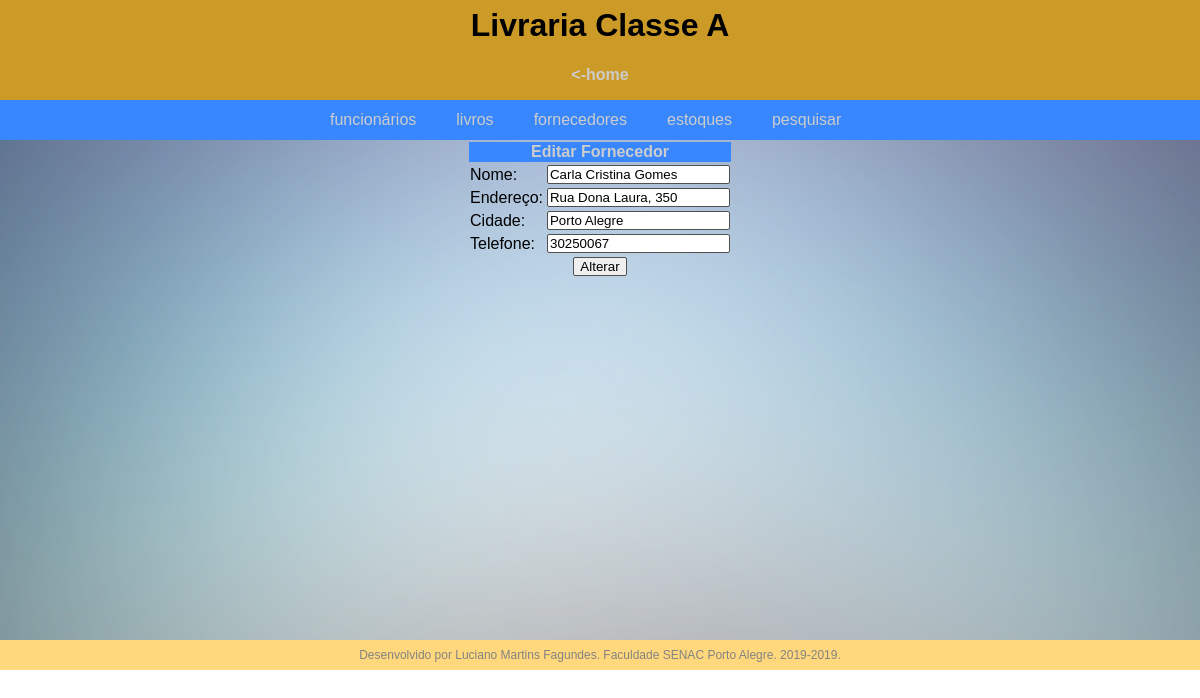
The page /editarFornecedor.php?idfornecedores=2 on the database its author committed.
### tables this page shows
CREATE TABLE `fornecedores` (
  `idfornecedores` int(11) NOT NULL,
  `nome` varchar(100) NOT NULL,
  `endereco` varchar(100) NOT NULL,
  `cidade` varchar(100) NOT NULL,
  `telefone` varchar(100) NOT NULL
);

### editarFornecedor.php (the view, shortened to what this page needs)
<?php
require 'conecta.inc.php';
$idfornecedores=0;
if(isset($_GET['idfornecedores']) && empty($_GET['idfornecedores'] == false)){
    $idfornecedores = addslashes($_GET['idfornecedores']);
}
$sql = "SELECT * FROM fornecedores WHERE idfornecedores = '$idfornecedores'";
$sql = $pdo->query($sql);
if($sql->rowCount() > 0){
        $dado = $sql->fetch();
}else{
    header("Location: fornecedores.php");
}
?>
<!DOCTYPE html>
<html lang="pt-BR">
<head>
    <link rel="stylesheet" href="style.css">
</head>
<body>
    <div class="topo">
        <div class="topoint">
            <h1> Livraria Classe A </h1>
            <a href="index.php"><h4><-home</h4></a>
        </div>
    </div>
    <div class="menu">
        <div class="menuint">
            <ul>
                <a href="funcionarios.php">
                    <li> funcionários </li>
                </a>
                <a href="livros.php">
                    <li>livros</li>
                </a>
                <a href="fornecedores.php">
                    <li>fornecedores</li>
                </a>
                <a href="estoques.php">
                    <li>estoques</li>
                </a>
                <a href="pesquisar.php">
                    <li>pesquisar</li>
                </a>
            </ul>
        </div>
    </div>
    <div class="conteudo">
<form method="post">
    <table>
        <th colspan="4" align="center">Editar Fornecedor</th>
        <tr>
            <td>
                Nome:
            </td>
            <td>
                <input type="text" name="nome" id="nome" value="<?php echo $dado['nome']; ?>" required>
            </td>
        </tr>
        <tr>
            <td>
                Endereço:
            </td>
            <td>
                <input type="text" name="endereco" id="endereco" value="<?php echo $dado['endereco']; ?>" required>
            </td>
        </tr>
        <tr>
            <td>
                Cidade:
            </td>
            <td>
                <input type="text" name="cidade" id="cidade" value="<?php echo $dado['cidade']; ?>" required>
            </td>
        </tr>
        <tr>
            <td>
                Telefone:
            </td>
            <td>
                <input type="text" name="telefone" id="telefone" value="<?php echo $dado['telefone']; ?>" required>
            </td>
        </tr>
        <tr>
            <td colspan="4" align="center">
                <input type="submit" value="Alterar">
            </td>
        </tr>
    </table>
</form>
</div>
    <footer class="footer">
        Desenvolvido por Luciano Martins Fagundes. Faculdade SENAC Porto Alegre. 2019-2019.
    </footer>
</body>
</html>

### style.css (style rules this page uses)
* { margin: 0; font-family: Arial, Helvetica, sans-serif; }
.topo { width: 100%; height: 100px; background-color: #CC9A26; }
.topoint { width: 400px; height: 100px; line-height: 50px; margin: auto; text-align: center; }
.menu { width: 100%; height: 40px; background-color: #3887FF; }
.menuint { width: 700px; height: 40px; text-align: center; line-height: 40px; margin: auto; color: #CCC }
.menuint li { text-decoration: none; float: left; margin-left: 40px; list-style-type: none; }
.conteudo { background-image: url("img/bg_blur.jpg"); background-position: center; background-size: auto; background-repeat: no-repeat; background-color: #000; min-height: 500px; }
table { margin: auto; }
th { background-color: #3887FF; color: #CCC; }
input { border: 1px solid rgb(80, 80, 80); border-radius: 2px; }
.footer { width: 100%; height: 30px; line-height: 30px; background-color: #FFD87D; margin: auto; text-align: center; font-size: 12px; color: rgb(131, 131, 131); }
a { text-decoration: none; color: #CCC; }

### rows shown on the page
fornecedores: nome "Carla Cristina Gomes", endereco "Rua Dona Laura, 350", cidade "Porto Alegre", telefone "30250067"
